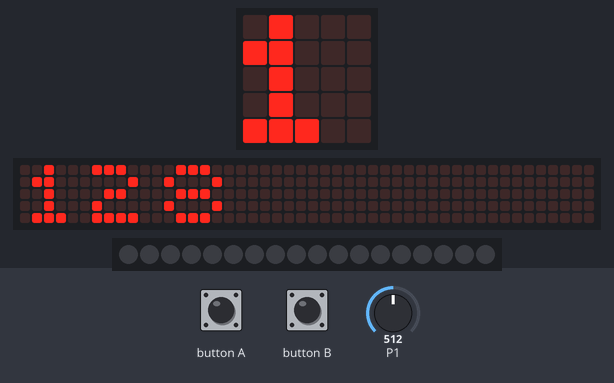
Bench run of a program on a simulated BBC micro:bit (MakeCode). Shown: the board's 5×5 LED display, a strip that is not on the board, showing the scrolling text unrolled, 18 RGB LEDs in strip order, left to right. The inputs (shaded band) are chosen by the test bench; at power-on: P1 = 512 (analog values on the 0–1023 scale). Dim RGB values are drawn brighter than linear; the 48×5 strip is a reading aid, not a part: it shows the text the display is scrolling, unrolled, one strip-width of it at a time.

Above: at 1.2 s.
1.3 s: P1 set to 0
At 5.3 s:
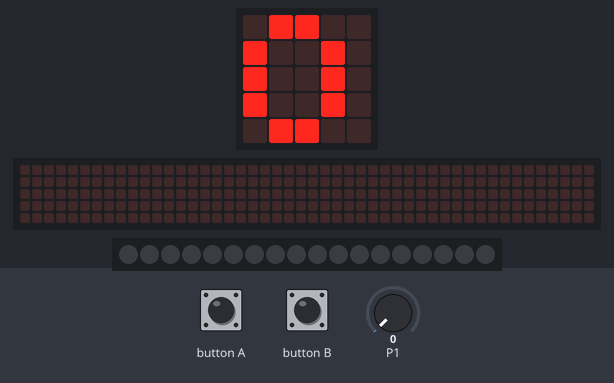
5.5 s: button B pressed for 0.15 s
At 6.1 s:
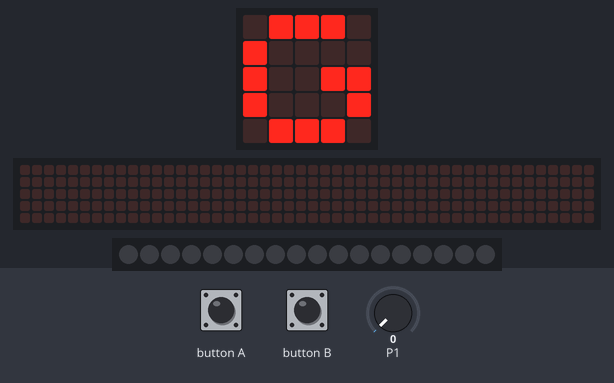
6.2 s: P1 set to 122
At 8.28 s:
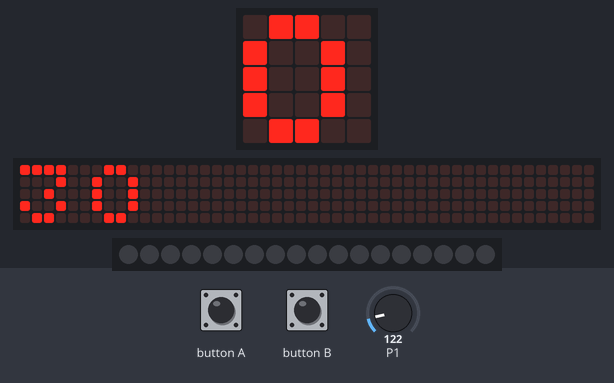
9.7 s: button A pressed for 0.15 s
At 10.08 s:
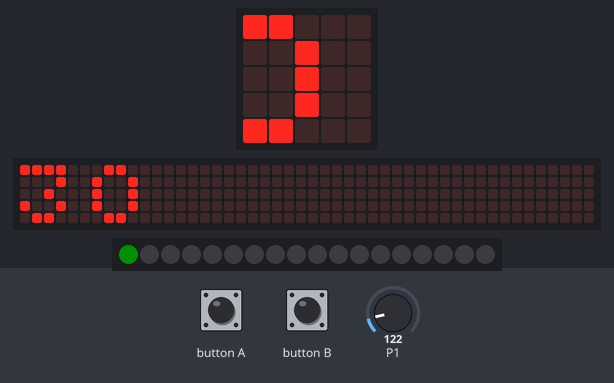
10.4 s: button B pressed for 0.15 s
At 11.5 s:
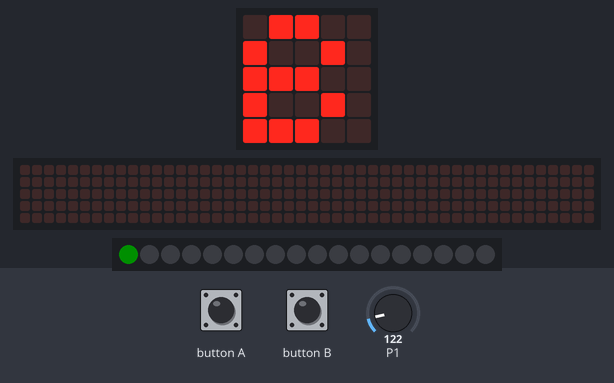
16.6 s: button A pressed for 0.15 s
At 17.8 s:
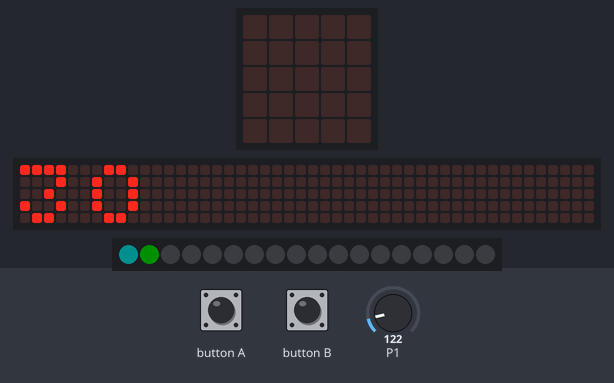

The program:

main.ts
```typescript
input.onButtonPressed(Button.A, function () {
    if (Channel == 0) {
        R = Reading
    } else if (Channel == 1) {
        G = Reading
    } else {
        B = Reading
    }
    strip.rotate(1)
    strip.setPixelColor(0, neopixel.rgb(R, G, B))
    strip.show()
})
input.onButtonPressed(Button.B, function () {
    if (Channel < 2) {
        Channel += 1
    } else {
        Channel = 0
    }
    basic.showString("RGB".charAt(Channel))
    if (Channel == 0) {
        basic.showNumber(R)
    } else if (Channel == 1) {
        basic.showNumber(G)
    } else {
        basic.showNumber(B)
    }
})
let Reading = 0
let strip: neopixel.Strip = null
let Channel = 0
let B = 0
let G = 0
let R = 0
R = 0
G = 0
B = 0
Channel = 0
let X = 0
let NumLeds = 18
let Brightness = 128
strip = neopixel.create(DigitalPin.P0, NumLeds, NeoPixelMode.RGB)
strip.clear()
strip.show()
basic.forever(function () {
    led.plot(0, 0)
    basic.pause(100)
    led.unplot(0, 0)
    basic.pause(100)
    Reading = Math.trunc(pins.analogReadPin(AnalogPin.P1) / 4)
    basic.showNumber(Reading)
})
```

test.ts
```typescript
// test ender her, dette bliver ikke kompileret, når denne pakke bruges som en udvidelse.
```

Measured:
- after the input at 5.5 s, the display: changes after 0.24 s (image 2)
- after the input at 6.2 s, the display: first differs from a run without the input after 2.0 s (image 3)
- after the input at 9.7 s, the display: first differs from a run without the input after 0.16 s (image 4 shows a later state)
- after the input at 10.4 s, the display: first differs from a run without the input after 0.51 s (image 5 shows a later state)
- what the display in image 5 shows lasts 0.7 s, from 11.0 s to 11.7 s
- what the display in image 6 shows lasts 0.4 s, from 17.6 s to 18.0 s
